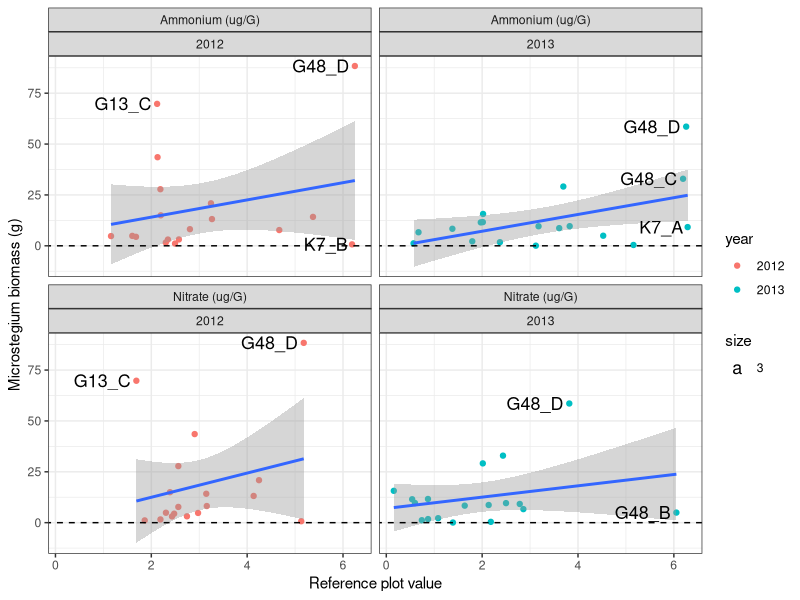
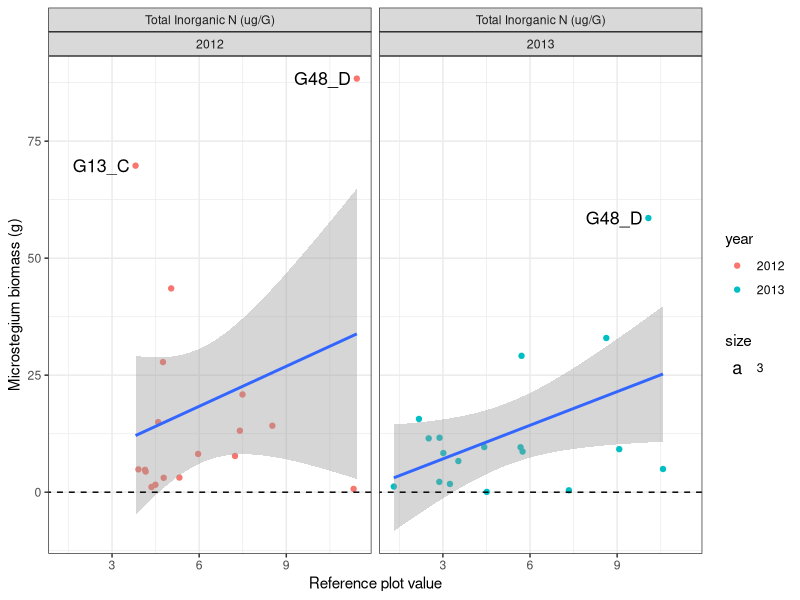

Source code (R) for these figures, in order:
#question1.R
#files needed: tab-delim files in 'e8DataPackage_080314_clean' folder
#question1: How does invader biomass vary across resource availability?

library(ggplot2); theme_set(theme_bw())
library(dplyr)
library(reshape2)
library(doBy)
#########################################################
#load data

#soil data (sd)
sd<-read.table("e8DataPackage_080314_clean/e8_plothalfSoilData_clean.txt",header=TRUE,sep="\t")
sd_dic<-read.table("e8DataPackage_080314_clean/e8_plothalfSoilData_dictionary_clean.txt",header=TRUE,sep="\t")

#veg data (vd)
vd<-read.table("e8DataPackage_080314_clean/e8_plothalfVegData_clean.txt",header=TRUE,sep="\t")
vd_dic<-read.table("e8DataPackage_080314_clean/e8_plothalfVegData_dictionary_clean.txt",header=TRUE,sep="\t")


#########################################################
#Make dataframe to plot: invader biomass vs native subplot resource availability

#pull out just the invaded rows of data
vdt1<-filter(vd,inv == "I")
#make a df with just 2012 and 2013 data
vdt2<-filter(vdt1,year != "2011")
dim(vdt2)

#pull out just the native rows of data
sdt1<-filter(sd,inv == "N") 
#make a df for the top depth
sdt2<-filter(sdt1,depth == "T") 
dim(sdt2)

#merge the veg and soil dfs by plotid
test<-cbind(sdt2[,'plotid'],vdt2[,'plotid'])
test #are plotid rows aligned? yes.
colnames(sdt2); colnames(vdt2)

sv<-cbind(sdt2[,c(1,3:16)], yrplotname=sdt2[,18], vdt2[,7:11], total=vdt2[,16])

#########################################################
#Invader biomass vs native subplot resource availability... color points by year

#Make dataframes to plot 1) nhi, noi and 2) toti
colnames(sv)
sv1<-sv[,c(15,1,7,8,9,17)]
sv.n<-melt(sv1, measure.var=c('nhi','noi'))
sv.n$year<-as.factor(sv.n$year)
head(sv.n) 
sv.t<-melt(sv1, measure.var=c('toti'))
sv.t$year<-as.factor(sv.t$year)
head(sv.t)

#Fxn to rename variables for ggplot
PrettyVaribNames<-function(df, prettynames, vars){
  prettydf <- df
  for (i in 1:length(vars)){
    levels(prettydf$variable)[levels(prettydf$variable)==vars[i]] <- prettynames[i]
  }
  return (prettydf)
}

#Provide pretty varibale names using fxn
prettynames<-c("Ammonium (ug/G)","Nitrate (ug/G)","Total Inorganic N (ug/G)","Nitrification (ug/G*d)","Mineralization (ug/G*d)","Soil Moisture (%)") #for all
vars<-c('nhi','noi','toti','nitrifd','minzd','soilmoi') #for all
sv.n.pretty<-PrettyVaribNames(sv.n, prettynames, vars) #for plot with nhi and noi
sv.t.pretty<-PrettyVaribNames(sv.t, prettynames, vars) #for plot with toti

#Ammonium and Nitrate
p1.n<-ggplot(sv.n.pretty,aes(sv.n.pretty, x=value, y = mv)) + geom_point(aes(color=year)) + facet_wrap(~variable+year, scales='fixed', ncol=2) + xlab("Reference plot value") + ylab("Microstegium biomass (g)") + geom_smooth(method='lm',se=T) + geom_abline(intercept=0, slope=0, lty=2, color=1)
#p1.n + geom_text(aes(label=plotname),hjust=1.1, size=3)
p1.n + geom_text(aes(label=ifelse((value>4*IQR(value)|mv>4*IQR(mv)),as.character(plotname)," "), hjust=1.1, size=3)) #label outliers

#Total inorganic N
p1.t<-ggplot(sv.t.pretty,aes(sv.t.pretty, x=value, y = mv)) + geom_point(aes(color=year)) + facet_wrap(~variable+year, scales='fixed', ncol=2) + xlab("Reference plot value") + ylab("Microstegium biomass (g)") + geom_smooth(method='lm',se=T) + geom_abline(intercept=0, slope=0, lty=2, color=1)
#p1 + geom_text(aes(label=plotname),hjust=1.1, size=3)
p1.t + geom_text(aes(label=ifelse((value>4*IQR(value)|mv>4*IQR(mv)),as.character(plotname)," "), hjust=1.1, size=3)) #label outliers


##########################
#linear model
sv12<-sv1[sv1$year=='2012',]
sv13<-sv1[sv1$year=='2013',]

#Fxns to use within loop
GetPvals<-function(fit){
  store<-numeric(0)
  pvalx<-summary(fit)$coefficients[2,4]
  r2<-summary(fit)$r.squared
  row<-c(pvalx, r2)
  store<-rbind(store,row)
  colnames(store)<-c('pvalx','r2')  
  return(store)
}
GetCoefs<-function(fit){
  store<-numeric(0)
  int<-summary(fit)$coefficients[1,1]
  coefx<-summary(fit)$coefficients[2,1]
  row<-c(int, coefx)
  store<-rbind(store,row)
  colnames(store)<-c('int', 'coefx')
  return(store)
}

colnames(sv12)
stcol<-3
endcol<-5
#Fxn to calc pvals and coefs
AnotherFxn<-function(data, stcol, endcol){
  xvars<-colnames(data)[stcol:endcol]
  store<-numeric(0)
  i<-0
  for (i in 1:length(xvars)){
    x<-data[,i+stcol-1]
    y<-data[,'mv']
    df<-data.frame(x,y)
    fit<-lm(y ~ x, df)
    pvals<-GetPvals(fit)
    coefs<-GetCoefs(fit)
    row<-c(pvals,coefs)
    store<-rbind(store,row)
  }
  return(store)
} #need to check this.

#Do it!
result12<-AnotherFxn(sv12, stcol,endcol)
colnames(result12)<-c('pvalx','r2','int', 'coefx')
result12

result13<-AnotherFxn(sv13, stcol, endcol)
colnames(result13)<-c('pvalx','r2','int', 'coefx')
result13

#Make a nice table
varnum<-endcol-stcol+1
year<-c(rep('2012',varnum),rep('2013',varnum))
tmp<-c("Ammonium (ug/G)","Nitrate (ug/G)","Total Inorganic N (ug/G)")
xvar<-rep(tmp,2)
tmp1<-rbind(result12,result13)
tmp2<-data.frame(xvar,year,tmp1)
tmp2
tmp3<-orderBy(~xvar,tmp2)
tmp3[,3:5]<-round(tmp3[,3:5], digits=2)
tab<-tmp3
tab
